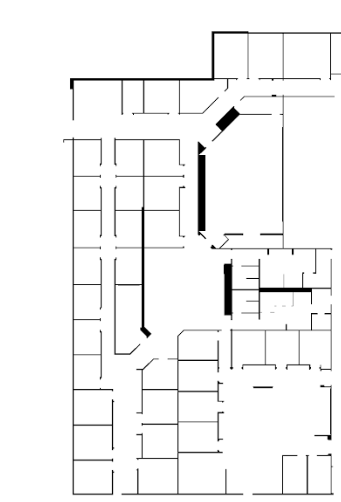
#> input picture HW5/map1.pgm, 341 x 502 px
$ jupyter execute --allow-errors HomeWork5.ipynb
#> lines starting #> are read from the running program, lines starting #| are printed output that depends on the picture; after the words box and inside, x2 and y2 are one past the last pixel; in counts of white or black regions, pixels touching at a corner belong together
#> (a cell that did not finish here is left out)

[cell 2]
import sys
import math
import cv2 as cv
import numpy as np
import matplotlib.pyplot as plt
def main():

    default_file = 'map1.pgm'

    # Loads an image
    src = cv.imread(cv.samples.findFile(default_file), cv.IMREAD_GRAYSCALE)
#> src is the input picture: shape (502, 341); min 0, max 255, mean 244.8
    gray_image = cv.Canny(src, 50, 200, None, 3)
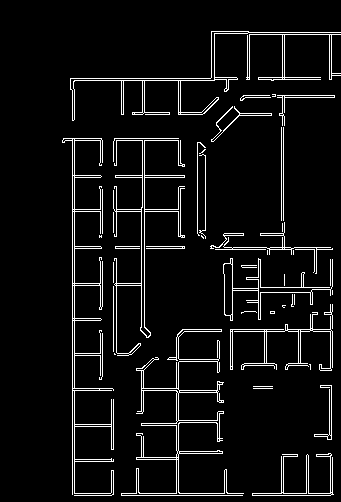
#> gray_image: shape (502, 341); 6% white in thin lines or dots, all inside (x1, y1, x2, y2) = (62, 31, 341, 496)

    # Copy edges to the images that will display the results in BGR
    cdst = cv.cvtColor(gray_image, cv.COLOR_GRAY2BGR)
    linesP = cv.HoughLinesP(gray_image, 1, np.pi / 180, 50, None, 50, 10)
#> linesP = 53 rows, first 6: [72, 494, 72, 138], [74, 495, 74, 138], [113, 351, 113, 262], [75, 493, 332, 493], [178, 495, 178, 333], [144, 334, 144, 138]

    if linesP is not None:
        for i in range(0, len(linesP)):
            l = linesP[i][0]
            cv.line(cdst, (l[0], l[1]), (l[2], l[3]), (0,0,255), 3, cv.LINE_AA)
#> this loop made 53 passes
#> l on passes 1 to 12: [72, 494, 72, 138], [74, 495, 74, 138], [113, 351, 113, 262], [75, 493, 332, 493], [178, 495, 178, 333], [144, 334, 144, 138], [75, 495, 330, 495], [70, 80, 214, 80], [141, 331, 141, 207], [116, 352, 116, 138], [283, 220, 283, 127], [330, 305, 331, 370]
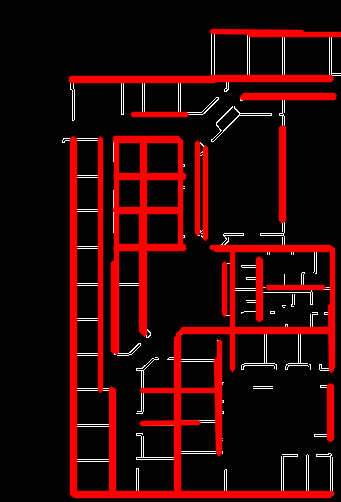
#> cdst: shape (502, 341, 3); mean B, G, R 5, 5, 42.3
    plt.figure(figsize=(15,15))
    plt.imshow(cdst)
    plt.title("Hough transform")

    plt.show()
    cv.waitKey()
    return 0

main()
